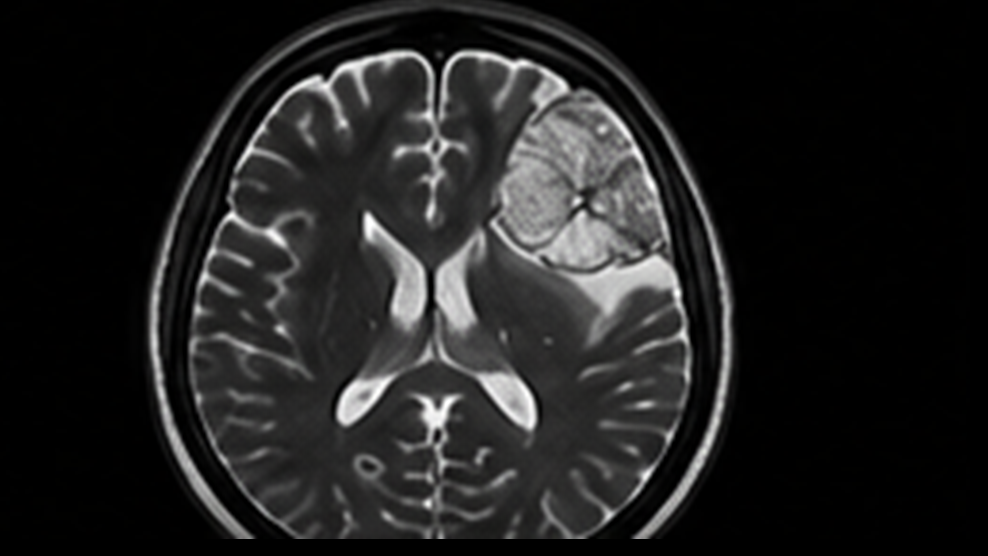
#> input picture dataset/Images/test_mri_01.png, 988 x 556 px
$ python -i segmentation.py   (imports and definitions only)
#> lines starting #> are read from the running program, lines starting #| are printed output that depends on the picture; after the words box and inside, x2 and y2 are one past the last pixel; in counts of white or black regions, pixels touching at a corner belong together
import cv2
import numpy as np
from scipy import ndimage
from skimage.measure import regionprops


def _segment_single_frame(source_u8: np.ndarray) -> np.ndarray:
    """Isolates tumor regions within a single brain MRI frame/view."""
    h, w = source_u8.shape
    if h < 25 or w < 25:
        return np.zeros((h, w), dtype=np.uint8)

    # 1. Skull Stripping & Brain Mask Extraction
    bg_thresh = max(10, int(np.percentile(source_u8, 15)))
    _, thresh = cv2.threshold(source_u8, bg_thresh, 255, cv2.THRESH_BINARY)
    head_contours, _ = cv2.findContours(thresh, cv2.RETR_EXTERNAL, cv2.CHAIN_APPROX_SIMPLE)

    is_anatomical_head = False
    head_mask = np.ones((h, w), dtype=np.uint8) * 255

    if head_contours:
        largest = max(head_contours, key=cv2.contourArea)
        area = cv2.contourArea(largest)
        if 0.10 * (h * w) < area < 0.95 * (h * w):
            is_anatomical_head = True
            head_mask = np.zeros((h, w), dtype=np.uint8)
            cv2.drawContours(head_mask, [largest], -1, 255, -1)

    if is_anatomical_head:
        # Erode head mask inward to strictly exclude the bright skull, scalp, and outer meningeal rim
        erode_radius = max(4, int(min(h, w) * 0.045))
        kernel_skull = cv2.getStructuringElement(cv2.MORPH_ELLIPSE, (erode_radius * 2, erode_radius * 2))
        brain_mask = cv2.erode(head_mask, kernel_skull)
    else:
        brain_mask = np.ones((h, w), dtype=np.uint8) * 255

    pixels = source_u8[brain_mask > 0]
    if len(pixels) == 0:
        return np.zeros((h, w), dtype=np.uint8)

    # 2. Intracranial Parenchyma Enhancement & Filtering
    parenchyma = cv2.bitwise_and(source_u8, source_u8, mask=brain_mask)
    blurred = cv2.bilateralFilter(parenchyma, d=7, sigmaColor=60, sigmaSpace=60)

    mean_val = float(np.mean(pixels))
    std_val = float(np.std(pixels))
    p88 = float(np.percentile(pixels, 88))

    lesion_thresh = max(p88, mean_val + 0.85 * std_val)
    raw_lesion = ((blurred >= lesion_thresh) & (brain_mask > 0)).astype(np.uint8)

    # 3. Morphological closing to bridge tumor core gaps and fill solid lesion mass
    close_r = max(4, int(min(h, w) * 0.032))
    kernel_close = cv2.getStructuringElement(cv2.MORPH_ELLIPSE, (close_r * 2, close_r * 2))
    closed = cv2.morphologyEx(raw_lesion, cv2.MORPH_CLOSE, kernel_close)
    filled = ndimage.binary_fill_holes(closed).astype(np.uint8)

    # 4. Focal Abnormal Region Selection
    lbl, num_features = ndimage.label(filled)
    props = regionprops(lbl)
    if not props:
        return np.zeros((h, w), dtype=np.uint8)

    brain_area = float(np.count_nonzero(brain_mask))
    min_tumor_area = max(40, int(brain_area * 0.012))

    if is_anatomical_head:
        M = cv2.moments(brain_mask)
        cx_b = M['m10'] / M['m00'] if M['m00'] > 0 else w / 2

        candidates = []
        for p in props:
            if p.area < min_tumor_area:
                continue
            cy, cx = p.centroid
            asymmetry = abs(cx - cx_b) / (w / 2)
            reg_pix = source_u8[lbl == p.label]
            reg_std = float(np.std(reg_pix)) if len(reg_pix) > 0 else 0
            solidity = p.solidity if hasattr(p, 'solidity') else 1.0

            # Score prioritizes true parenchymal tumors (focal asymmetry, high texture, compact mass)
            score = (p.area / brain_area) * (1.0 + 1.8 * asymmetry) * (1.0 + 0.02 * reg_std) * solidity
            candidates.append((score, p))

        mask = np.zeros((h, w), dtype=np.uint8)
        if candidates:
            candidates.sort(key=lambda x: x[0], reverse=True)
            top_score = candidates[0][0]
            for score, p in candidates:
                if score >= top_score * 0.50:
                    mask[lbl == p.label] = 1
    else:
        mask = np.zeros((h, w), dtype=np.uint8)
        for p in props:
            if p.area >= min_tumor_area:
                mask[lbl == p.label] = 1

    smooth_k = cv2.getStructuringElement(cv2.MORPH_ELLIPSE, (3, 3))
    mask = cv2.morphologyEx(mask, cv2.MORPH_CLOSE, smooth_k)
    return mask.astype(np.uint8)


def _split_multiframe_panels(img: np.ndarray) -> list[tuple[int, int, int, int]]:
    """Detects multi-frame MRI panels (grid sheets or multi-angle scans)."""
    h, w = img.shape[:2]
    row_means = img.mean(axis=1)
    col_means = img.mean(axis=0)

    row_gutter_thresh = max(12.0, float(np.percentile(row_means, 12)))
    col_gutter_thresh = max(12.0, float(np.percentile(col_means, 12)))

    is_row_dark = row_means <= row_gutter_thresh
    is_col_dark = col_means <= col_gutter_thresh

    def find_splits(is_dark, length):
        splits = [0]
        in_gutter = False
        gutter_start = 0
        for i, dark in enumerate(is_dark):
            if 0.08 * length < i < 0.92 * length:
                if dark and not in_gutter:
                    in_gutter = True
                    gutter_start = i
                elif not dark and in_gutter:
                    in_gutter = False
                    if i - gutter_start >= max(6, int(length * 0.015)):
                        splits.append((gutter_start + i) // 2)
        splits.append(length)
        return splits

    y_splits = find_splits(is_row_dark, h)
    x_splits = find_splits(is_col_dark, w)

    panels = []
    if len(y_splits) > 2 or len(x_splits) > 2:
        for i in range(len(y_splits) - 1):
            for j in range(len(x_splits) - 1):
                y1, y2 = y_splits[i], y_splits[i + 1]
                x1, x2 = x_splits[j], x_splits[j + 1]
                if (y2 - y1) >= 0.18 * h and (x2 - x1) >= 0.18 * w:
                    sub = img[y1:y2, x1:x2]
                    if sub.size > 0 and sub.mean() > 10:
                        panels.append((x1, y1, x2, y2))

    # Fallback to connected component head detection if grid gutters were irregular
    if len(panels) < 2:
        _, thresh = cv2.threshold(img, 15, 255, cv2.THRESH_BINARY)
        k = cv2.getStructuringElement(cv2.MORPH_ELLIPSE, (15, 15))
        closed = cv2.morphologyEx(thresh, cv2.MORPH_CLOSE, k)
        contours, _ = cv2.findContours(closed, cv2.RETR_EXTERNAL, cv2.CHAIN_APPROX_SIMPLE)
        head_boxes = []
        for c in contours:
            area = cv2.contourArea(c)
            if 0.03 * (h * w) < area < 0.85 * (h * w):
                bx, by, bw, bh = cv2.boundingRect(c)
                pad_x, pad_y = max(8, int(bw * 0.08)), max(8, int(bh * 0.08))
                x1, y1 = max(0, bx - pad_x), max(0, by - pad_y)
                x2, y2 = min(w, bx + bw + pad_x), min(h, by + bh + pad_y)
                head_boxes.append((x1, y1, x2, y2))
        if len(head_boxes) >= 2:
            return sorted(head_boxes, key=lambda b: (b[1] // (h // 2), b[0]))
        return [(0, 0, w, h)]

    return panels


def mock_segment(image: np.ndarray) -> np.ndarray:
    """Accurately isolates brain tumor mass regions in single-frame, multi-frame, and multi-angle MRI scans."""
    source = np.asarray(image, dtype=np.float32)
    if source.ndim == 3:
        source = source.mean(axis=-1) if source.shape[-1] == 3 else source[source.shape[0] // 2]

    s_min, s_max = float(source.min()), float(source.max())
    if s_max <= s_min:
        return np.zeros(source.shape, dtype=np.uint8)

    img_u8 = ((source - s_min) / (s_max - s_min) * 255.0).astype(np.uint8)
    h, w = img_u8.shape

    panels = _split_multiframe_panels(img_u8)
    full_mask = np.zeros((h, w), dtype=np.uint8)

    if len(panels) >= 2:
        for x1, y1, x2, y2 in panels:
            sub = img_u8[y1:y2, x1:x2]
            sub_mask = _segment_single_frame(sub)
            full_mask[y1:y2, x1:x2] = np.maximum(full_mask[y1:y2, x1:x2], sub_mask)
    else:
        full_mask = _segment_single_frame(img_u8)

    return full_mask

>>> import cv2
>>> picture = cv2.imread('../dataset/Images/test_mri_01.png')
#> picture is the input picture: shape (556, 988, 3); mean B, G, R 32.6, 32.7, 32.8
>>> result = mock_segment(picture)
#> in mock_segment, `s_min, s_max = float(source.min()), float(source.max())`: s_min = 0; s_max = 255
#> in _split_multiframe_panels, `row_means = img.mean(axis=1)`: row_means = 556 values, max 54.95 at index 276, min 0 at index 539, mean 32.49
#> in _split_multiframe_panels, `col_means = img.mean(axis=0)`: col_means = 988 values, max 96.71 at index 442, min 0 at index 970, mean 32.49
#> in _split_multiframe_panels, `row_gutter_thresh = max(12.0, float(np.percentile(row_means, 12)))`: row_gutter_thresh = 12
#> the loop in find_splits, `for i, dark in enumerate(is_dark):` made 556 passes
#> (dark, in_gutter, gutter_start) on pass 46: (True, True, 45)
#> after the loop in find_splits, `for i, dark in enumerate(is_dark):`: gutter_start = 45; in_gutter = False; splits = [0]
#> in _split_multiframe_panels, `y_splits = find_splits(is_row_dark, h)`: y_splits = [0, 556]
#> the loop in find_splits (call 2), `for i, dark in enumerate(is_dark):` made 988 passes
#> (in_gutter, gutter_start) on passes 81, 733: (True, 80), (True, 732)
#> in _split_multiframe_panels, `x_splits = find_splits(is_col_dark, w)`: x_splits = [0, 115, 988]
#> the loop in _split_multiframe_panels, `for i in range(len(y_splits) - 1):` made 1 pass
#> after the loop in _split_multiframe_panels, `for i in range(len(y_splits) - 1):`: panels = [(115, 0, 988, 556)]
#> in _split_multiframe_panels, `_, thresh = cv2.threshold(img, 15, 255, cv2.THRESH_BINARY)`:
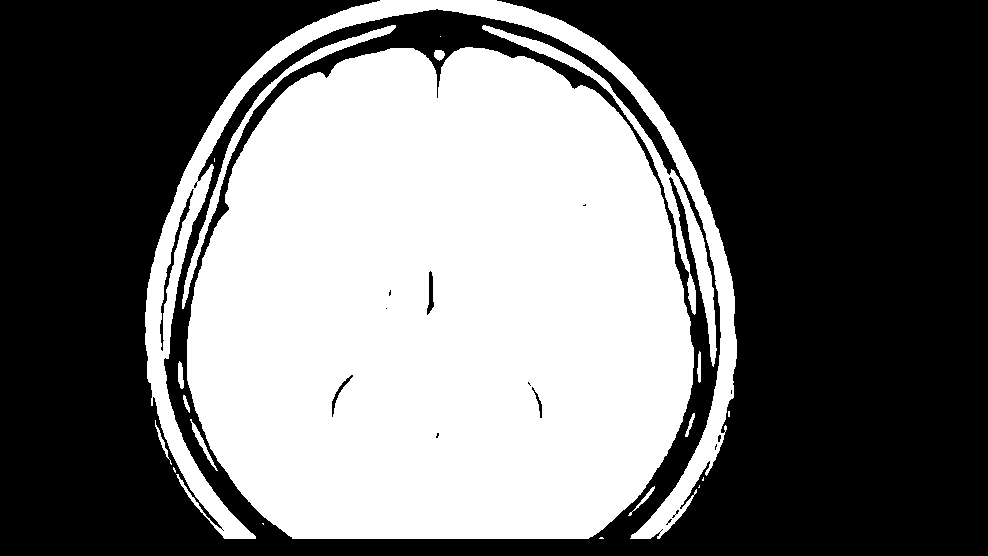
#> thresh: shape (556, 988); 43.6% white; 20 white regions (8 under 20 px), largest, box (x1, y1, x2, y2) and area: (187, 47, 694, 539) 206409, (145, 0, 737, 539) 25281, (482, 25, 717, 367) 4679
#> in _split_multiframe_panels, `closed = cv2.morphologyEx(thresh, cv2.MORPH_CLOSE, k)`:
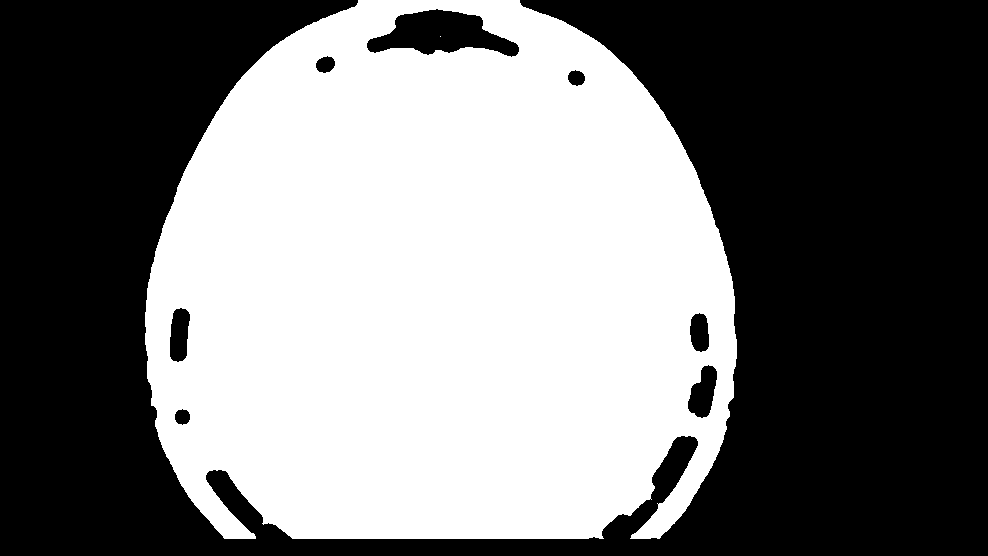
#> closed: shape (556, 988); 46.9% white; 2 white regions (1 under 20 px)
#> in _split_multiframe_panels, `contours, _ = cv2.findContours(closed, cv2.RETR_EXTERNAL, cv2.CHAIN_AP..`: contours = 1 contour; box (x1, y1, x2, y2) and area: (145, 0, 737, 539) 263986
#> the loop in _split_multiframe_panels, `for c in contours:` made 1 pass
#> (area, bx, by, bw, bh, pad_x, pad_y, x1) on pass 1: (263985.5, 145, 0, 592, 539, 47, 43, 98)
#> after the loop in _split_multiframe_panels, `for c in contours:`: head_boxes = [(98, 0, 784, 556)]
#> in mock_segment, `panels = _split_multiframe_panels(img_u8)`: panels = [(0, 0, 988, 556)]
#> in _segment_single_frame, `bg_thresh = max(10, int(np.percentile(source_u8, 15)))`: bg_thresh = 10
#> in _segment_single_frame, `_, thresh = cv2.threshold(source_u8, bg_thresh, 255, cv2.THRESH_BINARY)`:
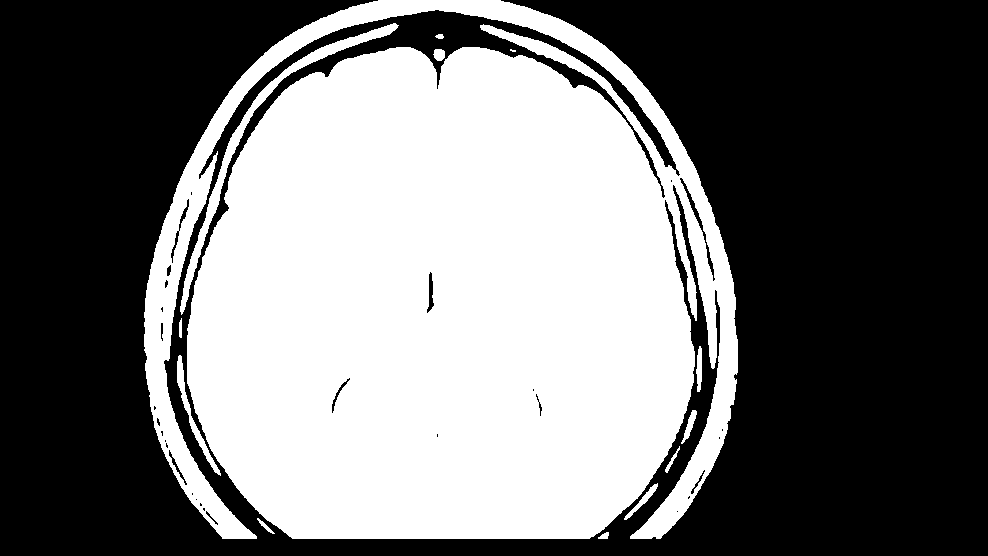
#> thresh: shape (556, 988); 44.7% white; 13 white regions (1 under 20 px)
#> in _segment_single_frame, `head_contours, _ = cv2.findContours(thresh, cv2.RETR_EXTERNAL, cv2.CHA..`: head_contours = 13 contours, 1 with area under 20; largest, box (x1, y1, x2, y2) and area: (144, 0, 738, 539) 239427, (180, 23, 399, 315) 2707, (177, 355, 221, 476) 570, (624, 483, 658, 520) 188, (696, 346, 702, 392) 160
#> in _segment_single_frame, `largest = max(head_contours, key=cv2.contourArea)`: largest = contour of 2388 points, box (x1, y1, x2, y2) (144, 0, 738, 539), area 239427
#> in _segment_single_frame, `area = cv2.contourArea(largest)`: area = 239427
#> in _segment_single_frame, `brain_mask = cv2.erode(head_mask, kernel_skull)`:
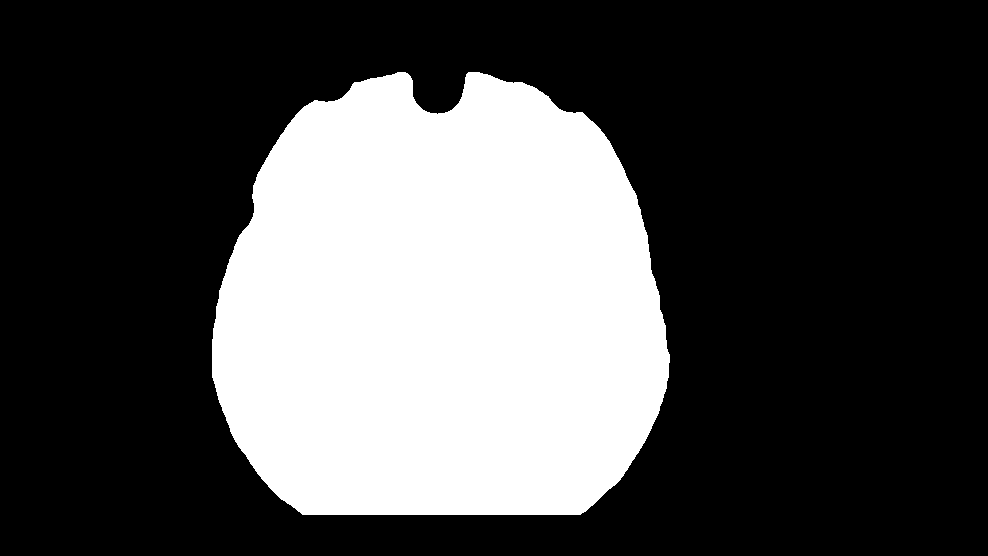
#> brain_mask: shape (556, 988); 30.3% white; 1 white region, box (x1, y1, x2, y2) and area: (212, 72, 670, 515) 166439
#> in _segment_single_frame, `parenchyma = cv2.bitwise_and(source_u8, source_u8, mask=brain_mask)`:
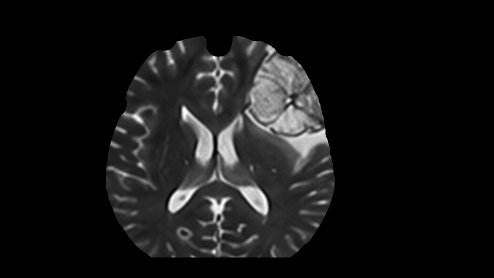
#> parenchyma: shape (556, 988) (shown at 1/2 size); min 0, max 255, mean 22.1
#> in _segment_single_frame, `mean_val = float(np.mean(pixels))`: mean_val = 72.86
#> in _segment_single_frame, `std_val = float(np.std(pixels))`: std_val = 49.93
#> in _segment_single_frame, `p88 = float(np.percentile(pixels, 88))`: p88 = 147
#> in _segment_single_frame, `lbl, num_features = ndimage.label(filled)`:
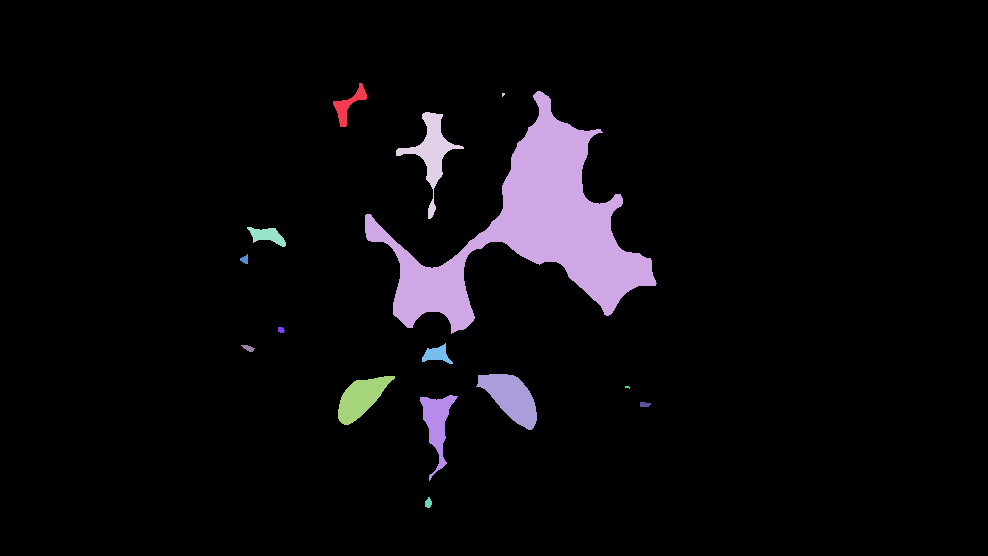
#> lbl: shape (556, 988) int32; 16 distinct labels, from 0 to 15; one colour per label, 0 black
#> in _segment_single_frame, `lbl, num_features = ndimage.label(filled)`: num_features = 15
#> in _segment_single_frame, `props = regionprops(lbl)`: props = 15 regions; largest, box (x1, y1, x2, y2) and area: (365, 91, 657, 334) 21608, (476, 374, 537, 430) 1894, (396, 112, 464, 219) 1706, (338, 376, 395, 425) 1459, (420, 395, 458, 481) 1251
#> in _segment_single_frame, `brain_area = float(np.count_nonzero(brain_mask))`: brain_area = 166439
#> in _segment_single_frame, `min_tumor_area = max(40, int(brain_area * 0.012))`: min_tumor_area = 1997
#> in _segment_single_frame, `M = cv2.moments(brain_mask)`: M = moments, m00 42441945, centre m10/m00, m01/m00 = (440.6, 308.5)
#> in _segment_single_frame, `cx_b = M['m10'] / M['m00'] if M['m00'] > 0 else w / 2`: cx_b = 440.6
#> the loop in _segment_single_frame, `for p in props:` made 15 passes
#> (cy, cx, asymmetry, reg_std, solidity, score) on pass 2: (229.8, 531, 0.183, 41.72, 0.451, 0.143)
#> after the loop in _segment_single_frame, `for p in props:`: candidates = 1 item
#> in _segment_single_frame, `top_score = candidates[0][0]`: top_score = 0.143
#> the loop in _segment_single_frame, `for score, p in candidates:` made 1 pass
#> score on pass 1: 0.143
#> after the loop in _segment_single_frame, `for score, p in candidates:`:
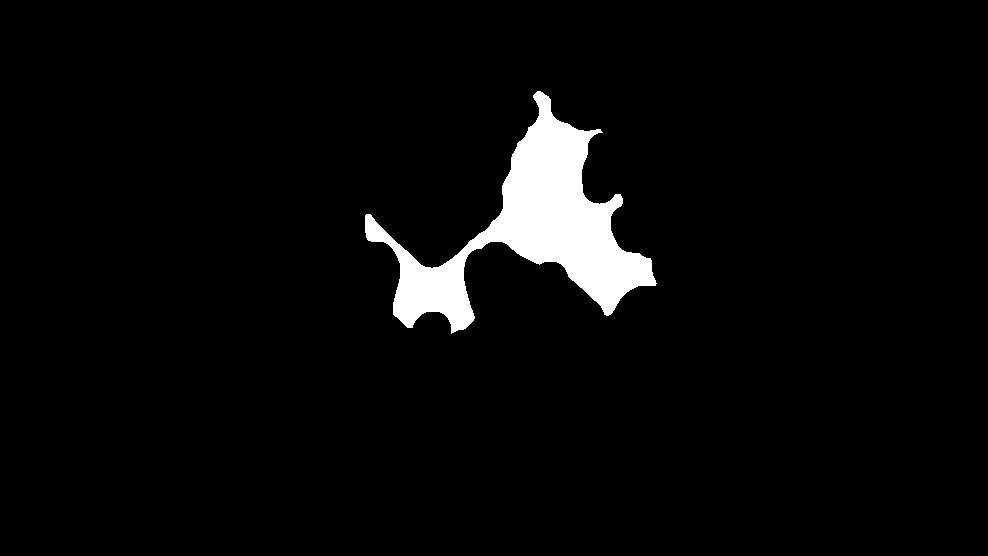
#> mask: shape (556, 988); values 0 (black) and 1 (white), 3.9% white; 1 white region, box (x1, y1, x2, y2) and area: (365, 91, 657, 334) 21608
